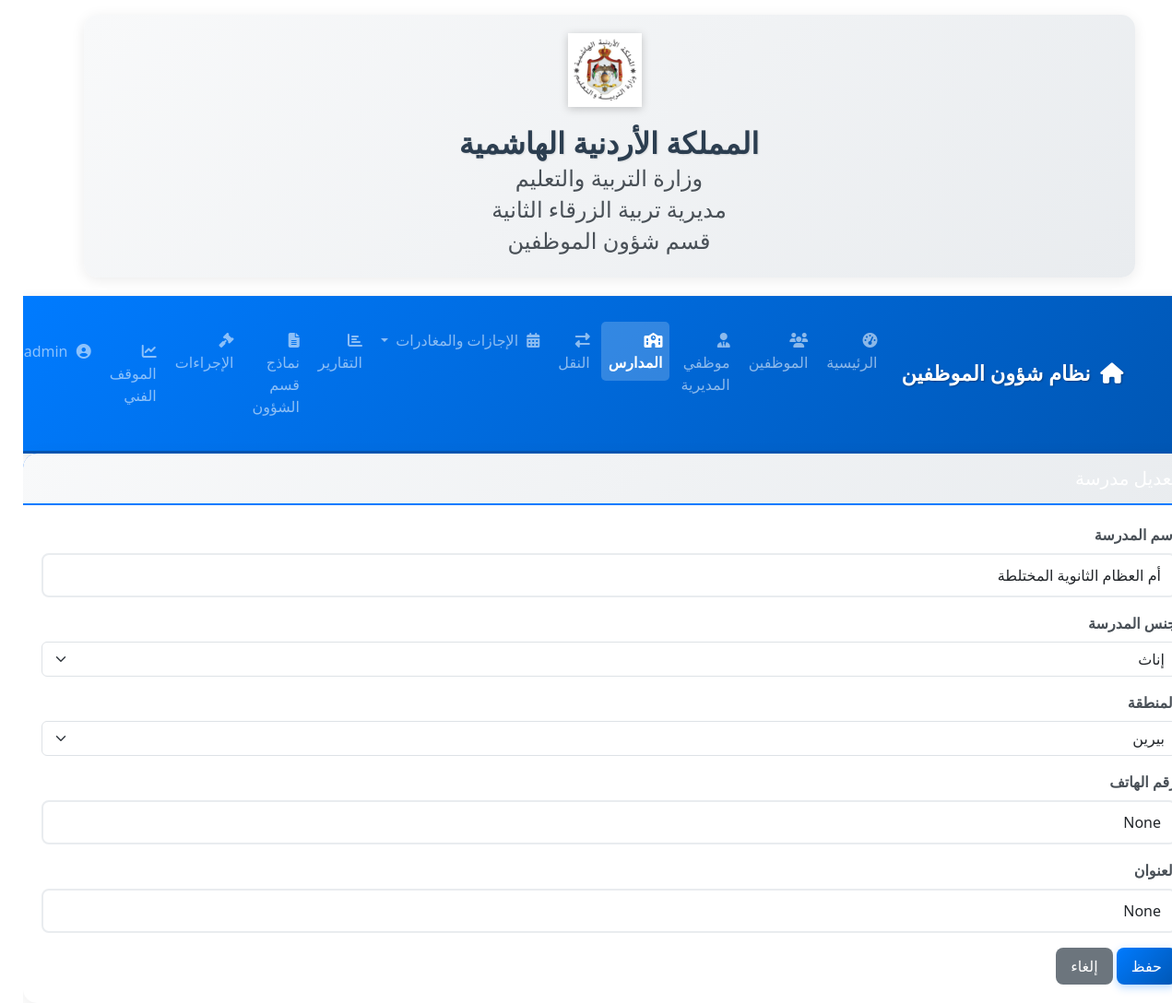
/schools/edit/45 (signed in), run on the app's committed database.
### models.py (models this page shows, shortened)
class User(UserMixin, db.Model):
    id = db.Column(db.Integer, primary_key=True)
    username = db.Column(db.String(64), unique=True, nullable=False)
    password_hash = db.Column(db.String(128), nullable=False)
    full_name = db.Column(db.String(100), nullable=False)
    is_admin = db.Column(db.Boolean, default=False)
    created_at = db.Column(db.DateTime, default=datetime.utcnow)
    can_backup_database = db.Column(db.Boolean, default=False)
    can_view_employees_list = db.Column(db.Boolean, default=False)
    can_view_employee_details = db.Column(db.Boolean, default=False)
    can_edit_employees_data = db.Column(db.Boolean, default=False)
    can_add_new_employee = db.Column(db.Boolean, default=False)
    can_delete_employee = db.Column(db.Boolean, default=False)
    can_view_schools_list = db.Column(db.Boolean, default=False)
    can_view_school_details = db.Column(db.Boolean, default=False)
    can_edit_schools_data = db.Column(db.Boolean, default=False)
    can_add_new_school = db.Column(db.Boolean, default=False)
    can_delete_school = db.Column(db.Boolean, default=False)  # نقل هذا العمود إلى هنا
    can_view_leaves_list = db.Column(db.Boolean, default=False)
    can_view_leave_details = db.Column(db.Boolean, default=False)
    can_edit_leaves_data = db.Column(db.Boolean, default=False)
    can_add_new_leave = db.Column(db.Boolean, default=False)
    can_delete_leave = db.Column(db.Boolean, default=False)
    can_manage_leave_balances = db.Column(db.Boolean, default=False)
    can_delete_leaves = db.Column(db.Boolean, default=False)
    can_approve_leaves = db.Column(db.Boolean, default=False)
    can_view_departures_list = db.Column(db.Boolean, default=False)
    can_view_departure_details = db.Column(db.Boolean, default=False)
    can_edit_departures_data = db.Column(db.Boolean, default=False)
    can_add_new_departure = db.Column(db.Boolean, default=False)
    can_delete_departure = db.Column(db.Boolean, default=False)
    can_view_departures = db.Column(db.Boolean, default=False)
    can_add_departures = db.Column(db.Boolean, default=False)
    can_edit_departures = db.Column(db.Boolean, default=False)
    can_delete_departures = db.Column(db.Boolean, default=False)
    can_convert_departures = db.Column(db.Boolean, default=False)
    can_view_transfers_list = db.Column(db.Boolean, default=False)
    can_view_transfer_details = db.Column(db.Boolean, default=False)
    can_edit_transfers_data = db.Column(db.Boolean, default=False)
    can_add_new_transfer = db.Column(db.Boolean, default=False)
    can_delete_transfer = db.Column(db.Boolean, default=False)
    can_view_leave_reports = db.Column(db.Boolean, default=False)
    can_view_departure_reports = db.Column(db.Boolean, default=False)
    can_export_employee_data = db.Column(db.Boolean, default=False)
    can_export_school_data = db.Column(db.Boolean, default=False)
    can_export_report_data = db.Column(db.Boolean, default=False)
    can_export_employees = db.Column(db.Boolean, default=False)
    can_export_leaves = db.Column(db.Boolean, default=False)
    can_export_departures = db.Column(db.Boolean, default=False)
    can_export_balances = db.Column(db.Boolean, default=False)
    can_export_reports = db.Column(db.Boolean, default=False)
    can_view_users_list = db.Column(db.Boolean, default=False)
    can_add_new_user = db.Column(db.Boolean, default=False)
    can_manage_user_permissions = db.Column(db.Boolean, default=False)
    can_view_forms_list = db.Column(db.Boolean, default=False)
    can_edit_forms_data = db.Column(db.Boolean, default=False)
    can_add_new_form = db.Column(db.Boolean, default=False)
    can_delete_form = db.Column(db.Boolean, default=False)
    can_process_monthly_departures = db.Column(db.Boolean, default=False)
    can_view_statistics = db.Column(db.Boolean, default=False)
    can_view_employee_reports = db.Column(db.Boolean, default=False)
    can_view_school_reports = db.Column(db.Boolean, default=False)
    can_view_comprehensive_reports = db.Column(db.Boolean, default=False)
    can_view_system_logs = db.Column(db.Boolean, default=False)
    can_manage_system_settings = db.Column(db.Boolean, default=False)
    can_view_employees = db.Column(db.Boolean, default=False)
    can_add_employees = db.Column(db.Boolean, default=False)
    can_edit_employees = db.Column(db.Boolean, default=False)
    can_delete_employees = db.Column(db.Boolean, default=False)
    can_view_own_school_only = db.Column(db.Boolean, default=False)
    def has_permission(self, permission=None):
        if self.is_admin:
            if permission:
                return True

class School(db.Model):
    id = db.Column(db.Integer, primary_key=True)
    name = db.Column(db.String(100), nullable=False)  # اسم المدرسة
    phone = db.Column(db.String(20))  # رقم هاتف المدرسة
    address = db.Column(db.String(200))  # عنوان المدرسة
    gender = db.Column(db.String(20))  # جنس المدرسة (ذكور، إناث، مختلطة)
    region = db.Column(db.String(50))  # المنطقة

### routes/school_routes.py (the view, shortened to what this page needs)
@school.route('/schools/edit/<int:id>', methods=['GET', 'POST'])
@permission_required('can_manage_schools')
def edit_school(id):
    school = School.query.get_or_404(id)
    return render_template('school_form.html', school=school)

### templates/school_form.html (shortened to what this page needs)
{% extends 'base.html' %}
{% block content %}
<div class="card">
    <div class="card-header bg-primary text-white">
        <h5 class="mb-0">{% if school %}تعديل مدرسة{% else %}إضافة مدرسة جديدة{% endif %}</h5>
    </div>
    <div class="card-body">
        <form method="post">
            <div class="mb-3">
                <label for="name" class="form-label">اسم المدرسة</label>
                <input type="text" class="form-control" id="name" name="name" value="{{ school.name if school else '' }}" required>
            </div>
            <div class="mb-3">
                <label for="gender" class="form-label">جنس المدرسة</label>
                <select class="form-select" id="gender" name="gender" required>
                    <option value="إناث" {% if school and school.gender == 'إناث' %}selected{% endif %}>إناث</option>
                </select>
            </div>
            <div class="mb-3">
                <label for="region" class="form-label">المنطقة</label>
                <select class="form-select" id="region" name="region">
                    <option value="بيرين" {% if school and school.region == 'بيرين' %}selected{% endif %}>بيرين</option>
                </select>
            </div>
            <div class="mb-3">
                <label for="phone" class="form-label">رقم الهاتف</label>
                <input type="text" class="form-control" id="phone" name="phone" value="{{ school.phone if school else '' }}">
            </div>
            <div class="mb-3">
                <label for="address" class="form-label">العنوان</label>
                <input type="text" class="form-control" id="address" name="address" value="{{ school.address if school else '' }}">
            </div>
            <button type="submit" class="btn btn-primary">حفظ</button>
            <a href="{{ url_for('school.schools') }}" class="btn btn-secondary">إلغاء</a>
        </form>
    </div>
</div>
{% endblock %}

### templates/base.html (shortened to what this page needs)
<!DOCTYPE html>
<html lang="ar" dir="rtl">
<head>
    <link rel="stylesheet" href="https://cdn.jsdelivr.net/npm/bootstrap@5.3.0/dist/css/bootstrap.rtl.min.css">
    <link rel="stylesheet" href="https://cdnjs.cloudflare.com/ajax/libs/font-awesome/6.4.0/css/all.min.css">
    <link rel="stylesheet" href="{{ url_for('static', filename='css/style.css') }}">
</head>
<body>
    <div class="container mt-3 header-title">
        <div class="d-flex justify-content-center align-items-center">
            <img src="{{ url_for('static', filename='images/moe_logo.png') }}" alt="شعار وزارة التربية والتعليم" class="header-logo">
        </div>
        <h2>المملكة الأردنية الهاشمية</h2>
        <h4>وزارة التربية والتعليم</h4>
        <h4>مديرية تربية الزرقاء الثانية</h4>
        <h4>قسم شؤون الموظفين</h4>
    </div>
    <nav class="navbar navbar-expand-lg navbar-dark bg-primary">
        <div class="container">
            <a class="navbar-brand" href="{{ url_for('main.index') }}">
                <i class="fas fa-home"></i> نظام شؤون الموظفين
            </a>
            <div class="collapse navbar-collapse" id="navbarNav">
                <ul class="navbar-nav me-auto">
                    <li class="nav-item">
                        <a class="nav-link {{ 'active' if request.endpoint == 'main.index' else '' }}" href="{{ url_for('main.index') }}">
                            <i class="fas fa-tachometer-alt"></i> الرئيسية
                        </a>
                    </li>
                    {% if current_user and (current_user.has_permission('can_view_employees') or current_user.has_permission('can_manage_employees')) %}
                    <li class="nav-item">
                        <a class="nav-link {{ 'active' if 'employee' in request.endpoint else '' }}" href="{{ url_for('employee.employees') }}">
                            <i class="fas fa-users"></i> الموظفين
                        </a>
                    </li>
                    {% endif %}
                    {% if current_user and (current_user.has_permission('can_view_employees') or current_user.has_permission('can_manage_employees')) %}
                    <li class="nav-item">
                        <a class="nav-link {{ 'active' if request.endpoint == 'employee.directorate_employees' else '' }}" href="{{ url_for('employee.directorate_employees') }}">
                            <i class="fas fa-user-tie"></i> موظفي المديرية
                        </a>
                    </li>
                    {% endif %}
                    {% if current_user and current_user.has_permission('can_manage_schools') %}
                    <li class="nav-item">
                        <a class="nav-link {{ 'active' if 'school' in request.endpoint else '' }}" href="{{ url_for('school.schools') }}">
                            <i class="fas fa-school"></i> المدارس
                        </a>
                    </li>
                    {% endif %}
                    {% if current_user and current_user.has_permission('can_manage_transfers') %}
                    <li class="nav-item">
                        <a class="nav-link {{ 'active' if 'transfers' in request.endpoint else '' }}" href="{{ url_for('main.transfers_list') }}">
                            <i class="fas fa-exchange-alt"></i> النقل
                        </a>
                    </li>
                    {% endif %}
                    {% if current_user and (current_user.has_permission('can_view_leaves') or current_user.has_permission('can_manage_leaves') or current_user.has_permission('can_view_departures') or current_user.has_permission('can_manage_departures')) %}
                    <li class="nav-item dropdown">
                        <a class="nav-link dropdown-toggle {{ 'active' if 'leave' in request.endpoint else '' }}" href="#" role="button" data-bs-toggle="dropdown">
                            <i class="fas fa-calendar-alt"></i> الإجازات والمغادرات
                        </a>
                    </li>
                    {% endif %}
                    {% if current_user and (current_user.has_permission('can_view_reports') or current_user.has_permission('can_view_employee_reports') or current_user.has_permission('can_view_school_reports') or current_user.has_permission('can_view_leave_reports') or current_user.has_permission('can_view_departure_reports') or current_user.has_permission('can_view_comprehensive_reports')) %}
                    <li class="nav-item">
                        <a class="nav-link {{ 'active' if 'report' in request.endpoint else '' }}" href="{{ url_for('report.reports_index') }}">
                            <i class="fas fa-chart-bar"></i> التقارير
                        </a>
                    </li>
                    {% endif %}
                    {% if current_user and current_user.has_permission('can_manage_forms') %}
                    <li class="nav-item">
                        <a class="nav-link {{ 'active' if request.endpoint == 'main.form_templates' else '' }}" href="{{ url_for('main.form_templates') }}">
                            <i class="fas fa-file-alt"></i> نماذج قسم الشؤون
                        </a>
                    </li>
                    {% endif %}
                    {% if current_user %}
                    <li class="nav-item">
                        <a class="nav-link {{ 'active' if 'procedures' in request.endpoint else '' }}" href="{{ url_for('procedures.procedures_list') }}">
                            <i class="fas fa-gavel"></i> الإجراءات
                        </a>
                    </li>
                    {% endif %}
                </ul>
                <ul class="navbar-nav">
                    {% if session.get('user_id') %}
                    <li class="nav-item">
                        <a class="nav-link" href="{{ url_for('report.technical_position') }}">
                            <i class="fas fa-chart-line"></i> الموقف الفني
                        </a>
                    </li>
                    <li class="nav-item dropdown">
                        <a class="nav-link dropdown-toggle" href="#" id="userDropdown" role="button" data-bs-toggle="dropdown">
                            <i class="fas fa-user-circle"></i> {{ session.get('username') }}
                        </a>
                    </li>
                    {% else %}
                    <li class="nav-item">
                        <a class="nav-link" href="{{ url_for('auth.login') }}">
                            <i class="fas fa-sign-in-alt"></i> تسجيل الدخول
                        </a>
                    </li>
                    {% endif %}
                </ul>
            </div>
        </div>
    </nav>
    <main class="main-content">
        {% block content %}{% endblock %}
    </main>
</body>
</html>

### data on the page
User: get "admin…"
School: name "أم العظام الثانوية المختلطة", gender "إناث", region "بيرين", phone "None", address "None"
